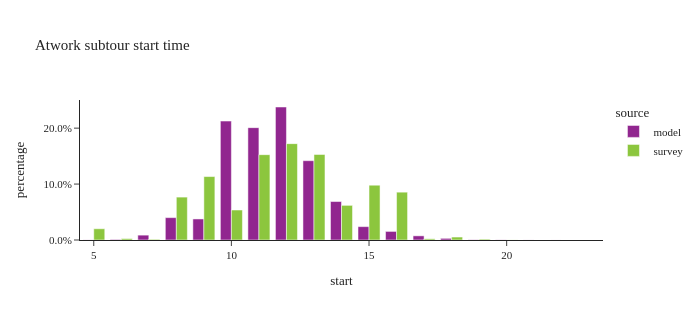

Notebook cell for this chart:
### Markdown cell above
## atwork subtours start time

### Code cell
util.plot_share_barchart(atwork_subtour, 'tour_weight', 'start', height=320,title="Atwork subtour start time")

### Figure 1 — Plotly figure (JSON) as saved in the notebook; plotly's stock layout.template omitted (floating-point values rounded to 4 significant figures)
{"data": [{"alignmentgroup": "True", "customdata": [[62], [299], [2684], [12357], [11622], [65705], [62070], [73478], [43816], [21257], [7384], [4741], [2300], [909], [133], [91], [38], [21], [7]], "hovertemplate": "source=model<br>start=%{x}<br>percentage=%{y}<br>sample_size=%{customdata[0]}<extra></extra>", "legendgroup": "model", "marker": {"color": "#91268F", "pattern": {"shape": ""}}, "name": "model", "offsetgroup": "model", "orientation": "v", "showlegend": true, "textposition": "auto", "type": "bar", "x": [5.0, 6.0, 7.0, 8.0, 9.0, 10.0, 11.0, 12.0, 13.0, 14.0, 15.0, 16.0, 17.0, 18.0, 19.0, 20.0, 21.0, 22.0, 23.0], "xaxis": "x", "y": [0.0002007, 0.0009677, 0.008687, 0.03999, 0.03761, 0.2127, 0.2009, 0.2378, 0.1418, 0.0688, 0.0239, 0.01534, 0.007444, 0.002942, 0.0004305, 0.0002945, 0.000123, 6.797e-05, 2.266e-05], "yaxis": "y"}, {"alignmentgroup": "True", "customdata": [[5], [8], [11], [19], [21], [28], [57], [89], [40], [21], [21], [8], [7], [2], [2], [1]], "hovertemplate": "source=survey<br>start=%{x}<br>percentage=%{y}<br>sample_size=%{customdata[0]}<extra></extra>", "legendgroup": "survey", "marker": {"color": "#8CC63E", "pattern": {"shape": ""}}, "name": "survey", "offsetgroup": "survey", "orientation": "v", "showlegend": true, "textposition": "auto", "type": "bar", "x": [5.0, 6.0, 7.0, 8.0, 9.0, 10.0, 11.0, 12.0, 13.0, 14.0, 15.0, 16.0, 17.0, 18.0, 19.0, 20.0], "xaxis": "x", "y": [0.02012, 0.002504, 0.001211, 0.0767, 0.1134, 0.05361, 0.1526, 0.1723, 0.1529, 0.06196, 0.09796, 0.08554, 0.002149, 0.005293, 0.001504, 0.0001697], "yaxis": "y"}], "layout": {"barmode": "group", "height": 320, "legend": {"title": {"text": "source"}, "tracegroupgap": 0}, "title": {"text": "Atwork subtour start time"}, "width": 700, "xaxis": {"anchor": "y", "domain": [0.0, 1.0], "title": {"text": "start"}}, "yaxis": {"anchor": "x", "domain": [0.0, 1.0], "tickformat": ".1%", "title": {"text": "percentage"}}}}
